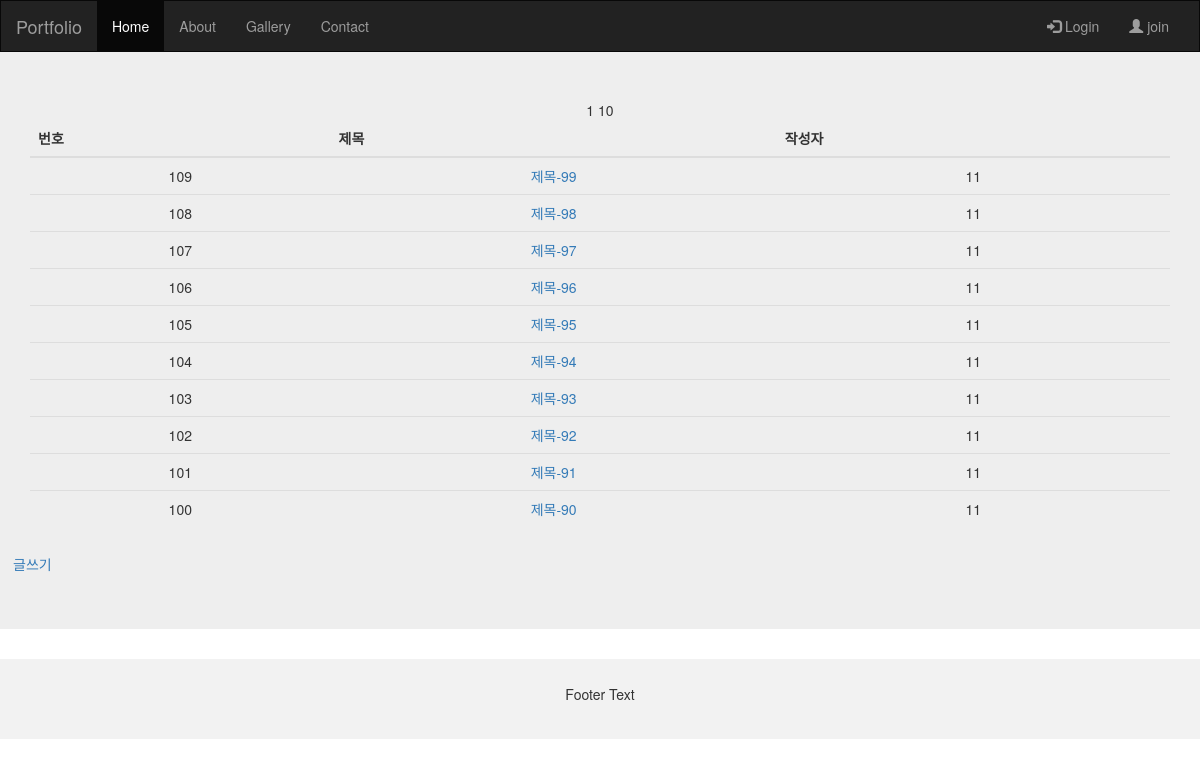
Screenshot of /article/list/ with the database file from the repository.
### article/models.py (models this page shows)
class Article(models.Model):
    title = models.CharField(max_length=100)
    content = models.CharField(max_length=1000)
    user = models.ForeignKey(User, on_delete=models.CASCADE)

class User(models.Model):
    email = models.CharField(max_length=50)
    pwd = models.CharField(max_length=100)
    name = models.CharField(max_length=10)

### board/views.py (the view)
# urls.py: path('article/list/', views.list),
def list(request): #페이징
    page = request.GET.get('page')
    if not page :
        page = 1
    article_list = Article.objects.order_by('-id')
    p = Paginator(article_list, 10)
    page_info = p.page(page)
    context = {
    'article_list' : page_info,
    'num_list' : range(int(page_info.start_index()),int (page_info.end_index()))
    }
    return render(request, 'list.html', context)

### templates/list.html (shortened to what this page needs)
{% extends 'base.html' %}
{% block content %}
<div class="jumbotron">
<div class="container text-center">
{{article_list.start_index}}
{{article_list.end_index}}
<table class="table table-hover">
<thead>
<tr>
<th>번호</th><th>제목</th><th>작성자</th>
</tr>
</thead>
<tbody>
{% for article in article_list %}
<tr>
<td>{{ article.id }}</td>
<td>
    <a href="/article/detail/{{article.id}}/">{{article.title}}</a>
</td>
<td>{{ article.user.name }}</td>
</tr>
{% endfor %}
</tbody>
</table>
</div>
<a href='/article/write/' class="btn btn=default"> 글쓰기</a>
</div>
{% endblock %}

### templates/base.html (shortened to what this page needs)
<!DOCTYPE html>
<html lang="en">
<head>
  <link rel="stylesheet" href="https://maxcdn.bootstrapcdn.com/bootstrap/3.4.1/css/bootstrap.min.css">
</head>
<body>
<nav class="navbar navbar-inverse">
  <div class="container-fluid">
    <div class="navbar-header">
      <a class="navbar-brand" href="#">Portfolio</a>
    </div>
    <div class="collapse navbar-collapse" id="myNavbar">
      <ul class="nav navbar-nav">
        <li class="active"><a href="#">Home</a></li>
        <li><a href="#">About</a></li>
        <li><a href="#">Gallery</a></li>
        <li><a href="#">Contact</a></li>
      </ul>
      <ul class="nav navbar-nav navbar-right">
        {% if request.session.email %}
        <li><a href="/signout/"><span class="glyphicon glyphicon-log-in"></span> Logout {{ request.session.email }} 님 반갑습니다.</a></li>
        {% else %}
        <li><a href="/signin/"><span class="glyphicon glyphicon-log-in"></span> Login</a></li>
        <li><a href="/signup/"><span class="glyphicon glyphicon-user"></span> join</a></li>
        {% endif %}
      </ul>
    </div>
  </div>
</nav>
{% block content %}
{% endblock %}
<footer class="container-fluid text-center">
  <p>Footer Text</p>
</footer>
</body>
</html>

### templates/base.html (style rules this page uses)
.navbar { margin-bottom: 0; border-radius: 0; }
footer { background-color: #f2f2f2; padding: 25px; }

### rows the page displays
Article: id "109", title "제목-99", user.name "11"
Article: id "108", title "제목-98", user.name "11"
Article: id "107", title "제목-97", user.name "11"
Article: id "106", title "제목-96", user.name "11"
Article: id "105", title "제목-95", user.name "11"
Article: id "104", title "제목-94", user.name "11"
Article: id "103", title "제목-93", user.name "11"
Article: id "102", title "제목-92", user.name "11"
Article: id "101", title "제목-91", user.name "11"
Article: id "100", title "제목-90", user.name "11"

### other values shown
{{ article_list.start_index }} "1"
{{ article_list.end_index }} "10"
